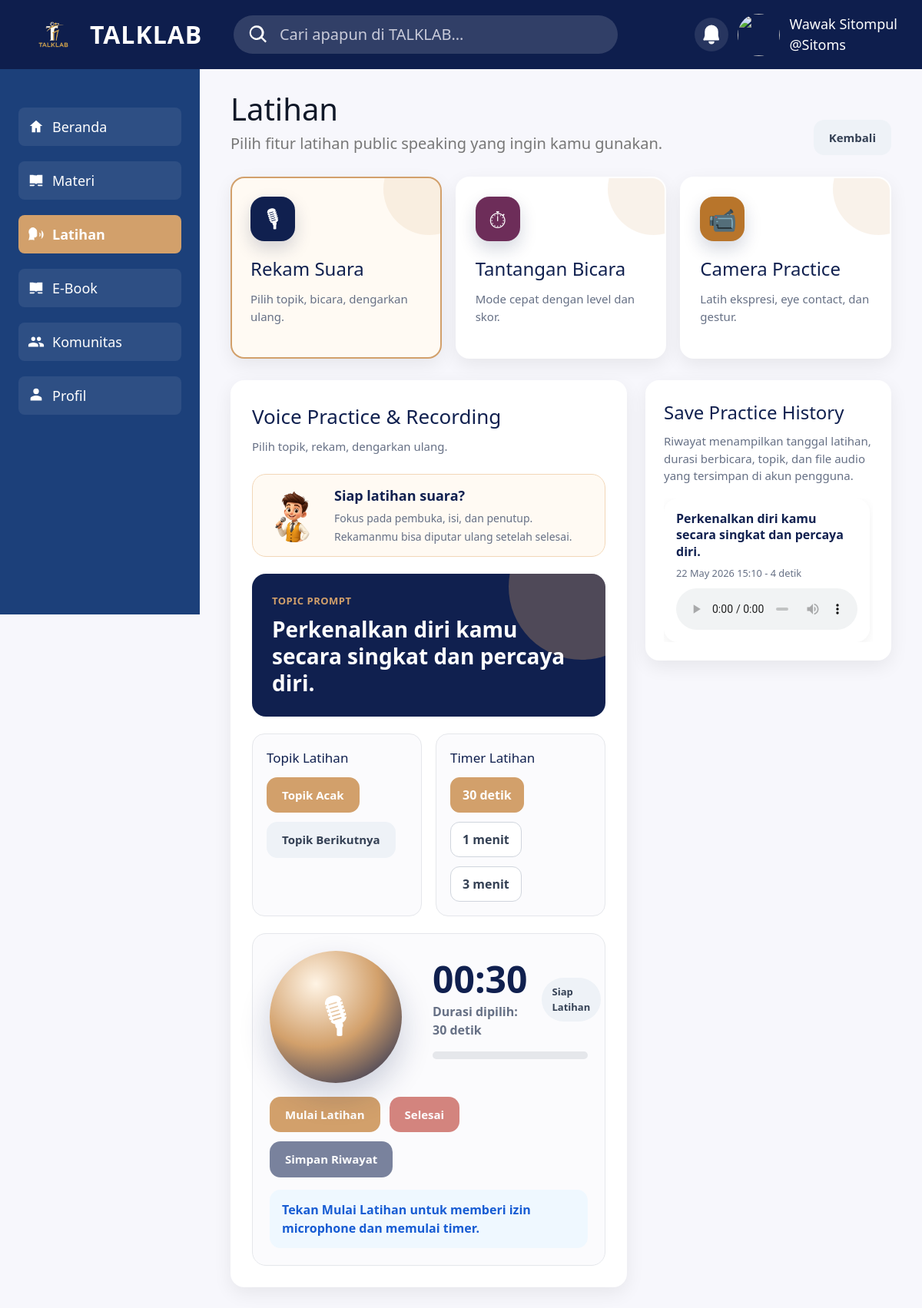
Before: /Latihan.php (signed in) with the older database file.
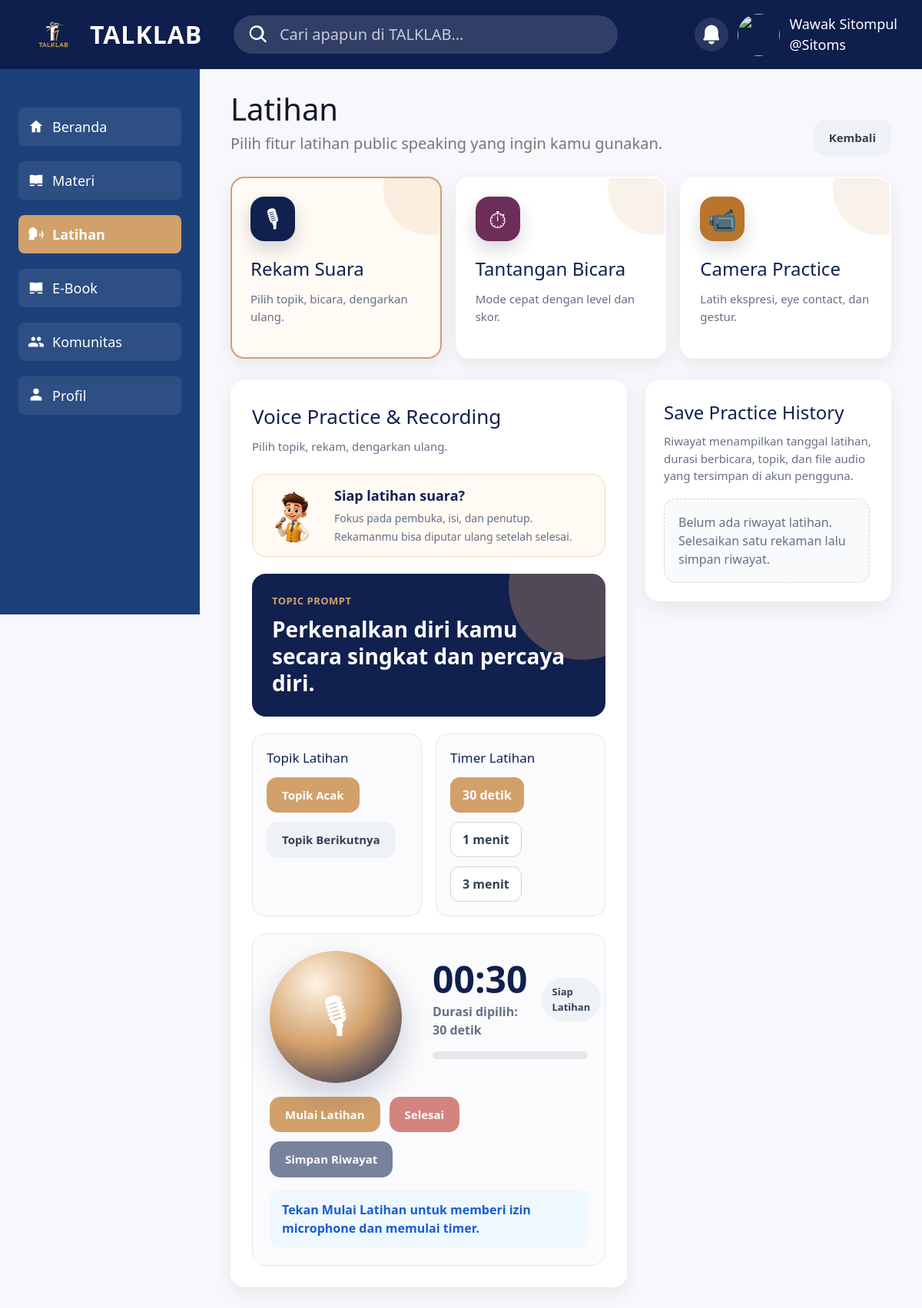
After: the same page with the newer database file.
### tables this page shows
CREATE TABLE `practice_history` (
  `id` int(10) UNSIGNED NOT NULL,
  `user_id` varchar(6) NOT NULL,
  `topic` varchar(255) NOT NULL,
  `duration_seconds` int(10) UNSIGNED NOT NULL,
  `audio_path` varchar(255) NOT NULL,
  `created_at` datetime NOT NULL DEFAULT current_timestamp()
);

### core.php (called while the page is built, shortened)
<?php
class manz{
	var $talkhost = "localhost";
    var $user = "root";
    var $pass = "";
    var $dbname = "talklab";
	public mysqli $koneksi;
	function __construct(){
		$this->koneksi=mysqli_connect($this->talkhost,$this->user,$this->pass,$this->dbname);
	}
	public function getCurrentUser(){
		if (!empty($_SESSION['user_id'])){
			return [
				'Id_User' => $_SESSION['user_id'] ?? null,
				'Nama' => $_SESSION['name'] ?? null,
				'Username' => $_SESSION['username'] ?? null,
			];
		}
		return false;
	}
	public function ensureCommunityPostsTable(){
	$create = "CREATE TABLE IF NOT EXISTS Komunitas (
		Id INT UNSIGNED NOT NULL AUTO_INCREMENT,
		Id_User VARCHAR(6) NOT NULL,
		Isi TEXT NOT NULL,
		Dibuat DATETIME NOT NULL DEFAULT CURRENT_TIMESTAMP,
		Update_Post DATETIME NULL DEFAULT NULL
		ON UPDATE CURRENT_TIMESTAMP,
		PRIMARY KEY (Id),
		KEY idx_user_id (Id_User),
		CONSTRAINT fk_community_user FOREIGN KEY (Id_User) REFERENCES users(Id_User)
		ON DELETE CASCADE
		ON UPDATE CASCADE
	) ENGINE=InnoDB DEFAULT CHARSET=utf8mb4 COLLATE=utf8mb4_general_ci";
	mysqli_query($this->koneksi, $create);
}
	public function ensureLikesAndCommentsTable(){
	$createLikes = "CREATE TABLE IF NOT EXISTS post_likes (
		id INT UNSIGNED NOT NULL AUTO_INCREMENT,
		post_id INT UNSIGNED NOT NULL,
		user_id VARCHAR(6) NOT NULL,
		created_at DATETIME NOT NULL DEFAULT CURRENT_TIMESTAMP,
		PRIMARY KEY (id),
		UNIQUE KEY unique_like (post_id, user_id),
		KEY idx_post (post_id),
		KEY idx_user (user_id),
		CONSTRAINT fk_like_post FOREIGN KEY (post_id) REFERENCES Komunitas(Id) ON DELETE CASCADE,
		CONSTRAINT fk_like_user FOREIGN KEY (user_id) REFERENCES users(Id_User) ON DELETE CASCADE
	) ENGINE=InnoDB DEFAULT CHARSET=utf8mb4 COLLATE=utf8mb4_general_ci";
	mysqli_query($this->koneksi, $createLikes);
	$createComments = "CREATE TABLE IF NOT EXISTS post_comments (
		id INT UNSIGNED NOT NULL AUTO_INCREMENT,
		post_id INT UNSIGNED NOT NULL,
		user_id VARCHAR(6) NOT NULL,
		content TEXT NOT NULL,
		created_at DATETIME NOT NULL DEFAULT CURRENT_TIMESTAMP,
		updated_at DATETIME NULL ON UPDATE CURRENT_TIMESTAMP,
		PRIMARY KEY (id),
		KEY idx_post (post_id),
		KEY idx_user (user_id),
		CONSTRAINT fk_comment_post FOREIGN KEY (post_id) REFERENCES Komunitas(Id) ON DELETE CASCADE,
		CONSTRAINT fk_comment_user FOREIGN KEY (user_id) REFERENCES users(Id_User) ON DELETE CASCADE
	) ENGINE=InnoDB DEFAULT CHARSET=utf8mb4 COLLATE=utf8mb4_general_ci";
	mysqli_query($this->koneksi, $createComments);
}
	public function ensureMentorAccountsTable(){
		$sql = "CREATE TABLE IF NOT EXISTS mentor_accounts (
			id INT UNSIGNED NOT NULL AUTO_INCREMENT,
			name VARCHAR(120) NOT NULL,
			username VARCHAR(60) NOT NULL,
			password_hash VARCHAR(255) NOT NULL,
			created_at DATETIME NOT NULL DEFAULT CURRENT_TIMESTAMP,
			PRIMARY KEY (id),
			UNIQUE KEY unique_mentor_username (username)
		) ENGINE=InnoDB DEFAULT CHARSET=utf8mb4 COLLATE=utf8mb4_general_ci";
		mysqli_query($this->koneksi, $sql);
	}
	public function ensureMentorSubmissionsTable(){
		$sql = "CREATE TABLE IF NOT EXISTS mentor_submissions (
			id INT UNSIGNED NOT NULL AUTO_INCREMENT,
			practice_history_id INT UNSIGNED NOT NULL,
			user_id VARCHAR(6) NOT NULL,
			mentor_id INT UNSIGNED NULL,
			status VARCHAR(30) NOT NULL DEFAULT 'pending',
			submitted_at DATETIME NOT NULL DEFAULT CURRENT_TIMESTAMP,
			reviewed_at DATETIME NULL DEFAULT NULL,
			PRIMARY KEY (id),
			UNIQUE KEY unique_practice_submission (practice_history_id),
			KEY idx_mentor_submission_user (user_id),
			KEY idx_mentor_submission_mentor (mentor_id),
			KEY idx_mentor_submission_status (status),
			CONSTRAINT fk_mentor_submission_practice FOREIGN KEY (practice_history_id) REFERENCES practice_history(id)
			ON DELETE CASCADE ON UPDATE CASCADE,
			CONSTRAINT fk_mentor_submission_user FOREIGN KEY (user_id) REFERENCES users(Id_User)
			ON DELETE CASCADE ON UPDATE CASCADE,
			CONSTRAINT fk_mentor_submission_mentor FOREIGN KEY (mentor_id) REFERENCES mentor_accounts(id)
			ON DELETE SET NULL ON UPDATE CASCADE
		) ENGINE=InnoDB DEFAULT CHARSET=utf8mb4 COLLATE=utf8mb4_general_ci";
		mysqli_query($this->koneksi, $sql);
	}
	public function ensureMentorReviewsTable(){
		$sql = "CREATE TABLE IF NOT EXISTS mentor_reviews (
			id INT UNSIGNED NOT NULL AUTO_INCREMENT,
			submission_id INT UNSIGNED NOT NULL,
			mentor_id INT UNSIGNED NOT NULL,
			articulation_score INT UNSIGNED NOT NULL,
			fluency_score INT UNSIGNED NOT NULL,
			confidence_score INT UNSIGNED NOT NULL,
			structure_score INT UNSIGNED NOT NULL,
			intonation_score INT UNSIGNED NOT NULL,
			final_score INT UNSIGNED NOT NULL,
			strengths TEXT NOT NULL,
			improvements TEXT NOT NULL,
			feedback TEXT NOT NULL,
			created_at DATETIME NOT NULL DEFAULT CURRENT_TIMESTAMP,
			updated_at DATETIME NULL DEFAULT NULL ON UPDATE CURRENT_TIMESTAMP,
			PRIMARY KEY (id),
			UNIQUE KEY unique_submission_review (submission_id),
			KEY idx_mentor_review_mentor (mentor_id),
			CONSTRAINT fk_mentor_review_submission FOREIGN KEY (submission_id) REFERENCES mentor_submissions(id)
			ON DELETE CASCADE ON UPDATE CASCADE,
			CONSTRAINT fk_mentor_review_mentor FOREIGN KEY (mentor_id) REFERENCES mentor_accounts(id)
			ON DELETE CASCADE ON UPDATE CASCADE
		) ENGINE=InnoDB DEFAULT CHARSET=utf8mb4 COLLATE=utf8mb4_general_ci";
		mysqli_query($this->koneksi, $sql);
	}
	public function ensurePracticeHistoryTable(){
		$sql = "CREATE TABLE IF NOT EXISTS practice_history (
			id INT UNSIGNED NOT NULL AUTO_INCREMENT,
			user_id VARCHAR(6) NOT NULL,
			topic VARCHAR(255) NOT NULL,
			duration_seconds INT UNSIGNED NOT NULL,
			audio_path VARCHAR(255) NOT NULL,
			created_at DATETIME NOT NULL DEFAULT CURRENT_TIMESTAMP,
			PRIMARY KEY (id),
			KEY idx_practice_user (user_id),
			CONSTRAINT fk_practice_user FOREIGN KEY (user_id) REFERENCES users(Id_User)
			ON DELETE CASCADE ON UPDATE CASCADE
		) ENGINE=InnoDB DEFAULT CHARSET=utf8mb4 COLLATE=utf8mb4_general_ci";
		mysqli_query($this->koneksi, $sql);
	}
	public function ensureChallengeHistoryTable(){
		$sql = "CREATE TABLE IF NOT EXISTS speaking_challenge_history (
			id INT UNSIGNED NOT NULL AUTO_INCREMENT,
			user_id VARCHAR(6) NOT NULL,
			challenge_type VARCHAR(60) NOT NULL,
			level_name VARCHAR(30) NOT NULL,
			prompt TEXT NOT NULL,
			prep_seconds INT UNSIGNED NOT NULL,
			speak_seconds INT UNSIGNED NOT NULL,
			actual_seconds INT UNSIGNED NOT NULL,
			score INT UNSIGNED NOT NULL,
			completed TINYINT(1) NOT NULL DEFAULT 1,
			created_at DATETIME NOT NULL DEFAULT CURRENT_TIMESTAMP,
			PRIMARY KEY (id),
			KEY idx_challenge_user (user_id),
			CONSTRAINT fk_challenge_user FOREIGN KEY (user_id) REFERENCES users(Id_User)
			ON DELETE CASCADE ON UPDATE CASCADE
		) ENGINE=InnoDB DEFAULT CHARSET=utf8mb4 COLLATE=utf8mb4_general_ci";
		mysqli_query($this->koneksi, $sql);
	}
	public function ensureAiFeedbackTable(){
		$sql = "CREATE TABLE IF NOT EXISTS ai_feedback_history (
			id INT UNSIGNED NOT NULL AUTO_INCREMENT,
			user_id VARCHAR(6) NOT NULL,
			source_type VARCHAR(40) NOT NULL,
			duration_seconds INT UNSIGNED NOT NULL,
			clarity_score INT UNSIGNED NOT NULL,
			fluency_score INT UNSIGNED NOT NULL,
			confidence_score INT UNSIGNED NOT NULL,
			consistency_score INT UNSIGNED NOT NULL,
			filler_count INT UNSIGNED NOT NULL,
			speaking_speed INT UNSIGNED NOT NULL,
			feedback TEXT NOT NULL,
			created_at DATETIME NOT NULL DEFAULT CURRENT_TIMESTAMP,
			PRIMARY KEY (id),
			KEY idx_ai_feedback_user (user_id),
			CONSTRAINT fk_ai_feedback_user FOREIGN KEY (user_id) REFERENCES users(Id_User)
			ON DELETE CASCADE ON UPDATE CASCADE
		) ENGINE=InnoDB DEFAULT CHARSET=utf8mb4 COLLATE=utf8mb4_general_ci";
		mysqli_query($this->koneksi, $sql);
	}
	public function getPracticeHistory($userId, $limit = 10){
		$history = [];
		$limit = (int) $limit;
		$stmt = mysqli_prepare($this->koneksi, "SELECT topic, duration_seconds, audio_path, created_at FROM practice_history WHERE user_id = ? ORDER BY created_at DESC LIMIT $limit");
		mysqli_stmt_bind_param($stmt, "s", $userId);
		mysqli_stmt_execute($stmt);
		$result = mysqli_stmt_get_result($stmt);
		while ($row = mysqli_fetch_assoc($result)){
			$history[] = $row;
		}
		return $history;
	}
}

### Latihan.php (the view, shortened to what the changed rows need)
<?php
require_once 'core.php';
$app = new manz();
$app->ensureSession();
$currentUser = $app->getCurrentUser();
$practiceHistory = $currentUser ? $app->getPracticeHistory($currentUser['Id_User']) : [];
?>
<!DOCTYPE html>
<html lang="id">
<head>
  <script src="https://cdn.tailwindcss.com"></script>
</head>
<body>
  <main>
    <section class="page-head">
      <div>
        <h1>Latihan</h1>
      </div>
    </section>
    <section class="feature-grid" aria-label="Pilihan fitur latihan">
      <button class="feature-card active" type="button" data-feature="voice">
        <h2>Rekam Suara</h2>
      </button>
      <button class="feature-card" type="button" data-feature="challenge">
        <h2>Tantangan Bicara</h2>
      </button>
      <button class="feature-card" type="button" data-feature="ai">
        <h2>Camera Practice</h2>
      </button>
    </section>
    <section class="workspace feature-section active" id="voiceSection">
      <div class="panel">
        <div class="panel-title">
          <div>
            <h2>Voice Practice & Recording</h2>
          </div>
        </div>
      </div>
      <aside class="panel history-panel">
        <h2>Save Practice History</h2>
        <div class="history-list" id="historyList">
          <?php if (!$currentUser): ?>
            <div class="empty-state">Silakan login terlebih dahulu agar hasil latihan bisa disimpan ke akun.</div>
          <?php elseif (empty($practiceHistory)): ?>
            <div class="empty-state">Belum ada riwayat latihan. Selesaikan satu rekaman lalu simpan riwayat.</div>
          <?php else: ?>
            <?php foreach ($practiceHistory as $item): ?>
              <div class="history-card">
                <strong><?= htmlspecialchars($item['topic']) ?></strong>
                <small><?= htmlspecialchars(date('d M Y H:i', strtotime($item['created_at']))) ?> - <?= (int) $item['duration_seconds'] ?> detik</small>
                <audio controls src="<?= htmlspecialchars($item['audio_path']) ?>"></audio>
              </div>
            <?php endforeach; ?>
          <?php endif; ?>
        </div>
      </aside>
    </section>
  </main>
</body>
</html>

Changed rows visible on the page:
no longer on this page (row edited): practice_history: topic "Perkenalkan diri kamu secara singkat dan percaya diri.", created_at "22 May 2026 15:10", duration_seconds "4"
Other visible differences:
text now shown: "Belum ada riwayat latihan. Selesaikan satu rekaman lalu simpan riwayat."
